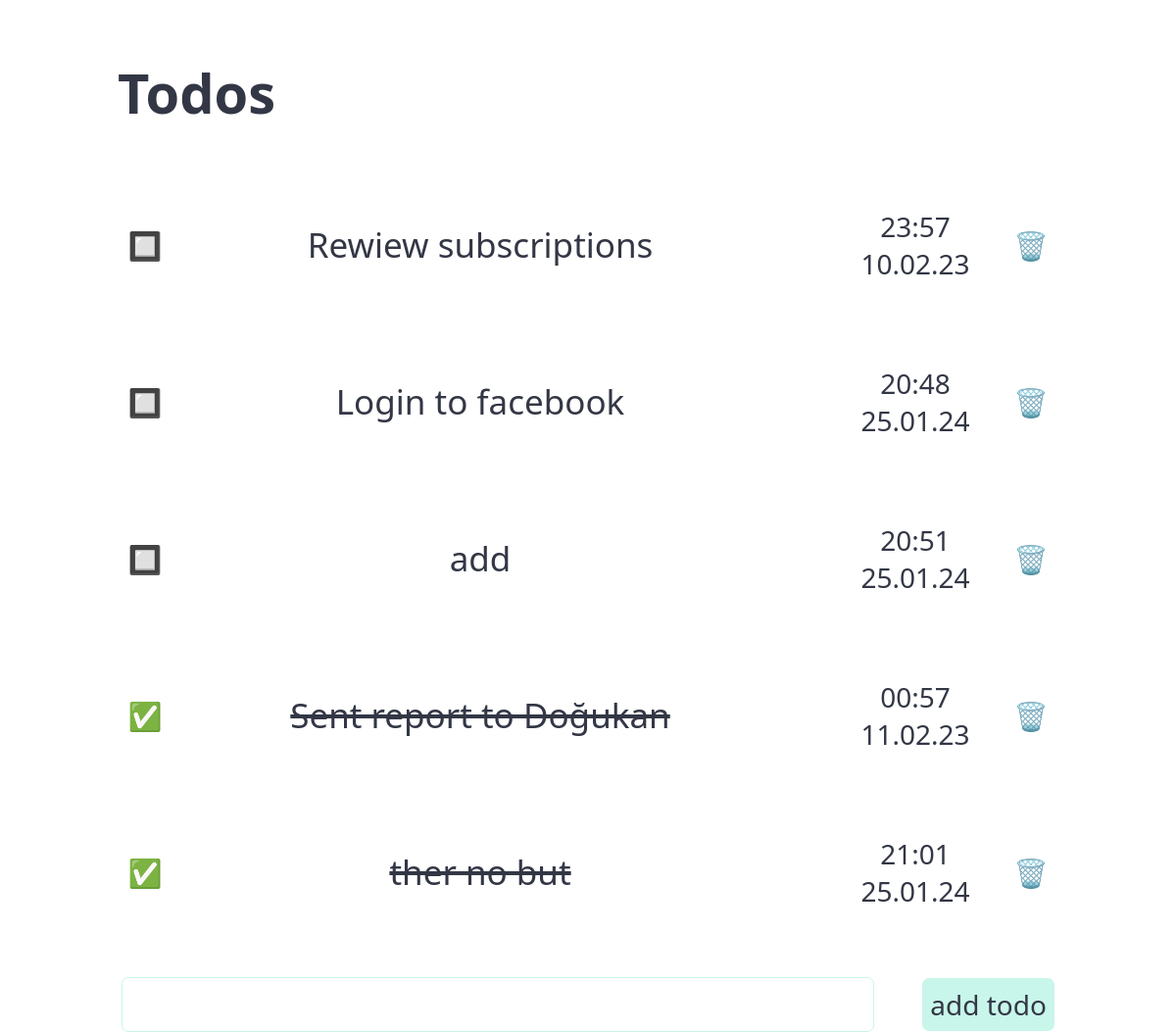
The page / on the database its author committed.
### tables this page shows
CREATE TABLE "todos" (
	"id"	INTEGER,
	"todo"	TEXT,
	"date"	TEXT,
	"time"	TEXT,
	"status"	TEXT DEFAULT 'False',
	"editDate"	TEXT,
	"editTime"	INTEGER,
	PRIMARY KEY("id" AUTOINCREMENT)
);

### app.py (the view)
@app.route("/")
def index():
    connection = sqlite3.connect("todos.db")
    cursor = connection.cursor()
    cursor.execute("select * from todos")
    todos = cursor.fetchall()
    return render_template("/index.html", todos=todos)

### templates/index.html (shortened to what this page needs)
<link
  rel="stylesheet"
  href="{{ url_for('static', filename='css/styles.css') }}"
/>
<body class="container">
  <h1>Todos</h1>
  {% for todo in todos %}{% if todo[4] == "False" %}
  <div class="notCompletedToDos">
    <div>
      <a href="/check/{{todo[0]}}" class="todoStatus">🔲</a>
    </div>
    <input type="text" value="{{todo[1]}}" class="todoContent" />
    <button class="btnSave" type="submit" onclick="editToDo()" title="save">
    </button>
    <p class="date">
      {{todo[3]}} <br />
      {{todo[2]}}
    </p>
    <div class="delete">
      <a href="/delete/{{todo[0]}}" class="todoStatus">🗑️</a>
    </div>
  </div>
  {% endif %}{% endfor %} {% for todo in todos %} {% if todo[4] == "True" %}
  <div class="completedToDos">
    <div>
      <a href="/uncheck/{{todo[0]}}" class="todoStatus">✅</a>
    </div>
    <input type="text" value="{{todo[1]}}" class="todoContent" />
    <button class="btnSave" type="submit" onclick="editToDo()" title="save">
    </button>
    <p class="date">
      {{todo[6]}} <br />
      {{todo[5]}}
    </p>
    <div class="delete">
      <a href="/delete/{{todo[0]}}" class="todoStatus">🗑️</a>
    </div>
  </div>
  {% endif %} {% endfor %}
  <div class="add">
    <input type="text" name="toodo" class="inputToDo" />
    <button type="submit" class="btnAdd" onclick="todo()">add todo</button>
  </div>
</body>

### static/css/styles.css (style rules this page uses)
* { font-family: system-ui, "Segoe UI", Roboto, Helvetica, Arial, sans-serif, "Apple Color Emoji", "Segoe UI Emoji", "Segoe UI Symbol"; color: #333745; user-select: none; text-align: center; transition: 0.2s; }
a { text-decoration: none; }
h1 { text-align: left; }
.container { display: block; margin: 2rem auto 0 auto; width: 80%; }
.btnAdd { padding: 0.3rem; font-size: 1rem; background-color: #C8F6EA; border-radius: 0.25rem; border: 0; cursor: pointer; margin: 1rem 0 0 1.5rem; }
.inputToDo { border: 1px solid #C8F6EA; border-radius: 0.25rem; height: 2rem; width: 80%; padding: 0.25rem; font-size: 1rem; transition: 0s; }
.notCompletedToDos, .completedToDos { display: flex; justify-content: space-between; }
.todoContent { width: 60%; user-select: text; border: 0; cursor: default; background-color: transparent; }
.notCompletedToDos *, .completedToDos * { display: flex; align-items: center; justify-content: center; }
.notCompletedToDos, .completedToDos { padding: 0.5rem; }
.completedToDos .todoContent { text-decoration: line-through; text-decoration-color: #333745; text-decoration-thickness: 0.15rem; }
.todoContent { font-size: 1.25rem; }
.delete, .todoStatus { width: 1rem; }
.btnSave { color: #000; border: 0; cursor: pointer; background-color: transparent; transition: 0.2s; font-size: 0; height: fit-content; margin: auto 0 auto 0; }

### rows shown on the page
todos: todo "Rewiew subscriptions", time "23:57", date "10.02.23"
todos: todo "Login to facebook", time "20:48", date "25.01.24"
todos: todo "add", time "20:51", date "25.01.24"
todos: todo "Sent report to Doğukan", editTime "00:57", editDate "11.02.23"
todos: todo "ther no but", editTime "21:01", editDate "25.01.24"
